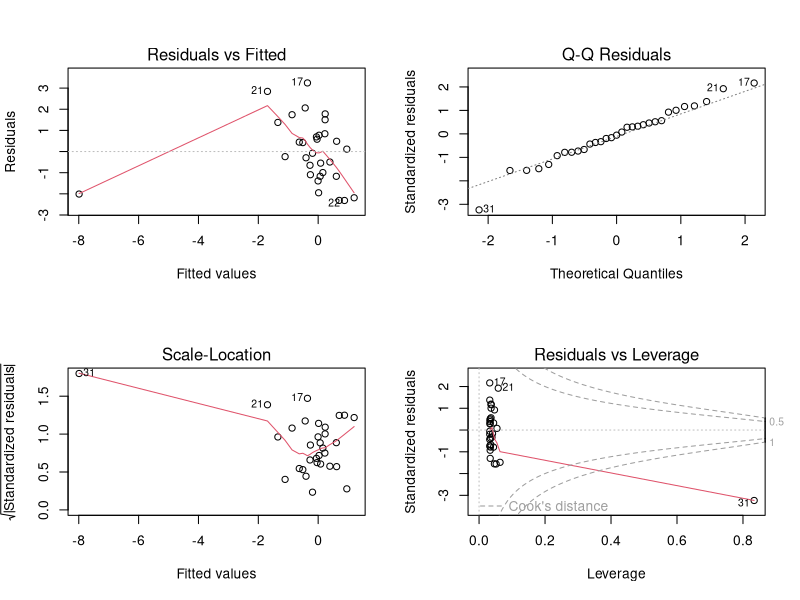
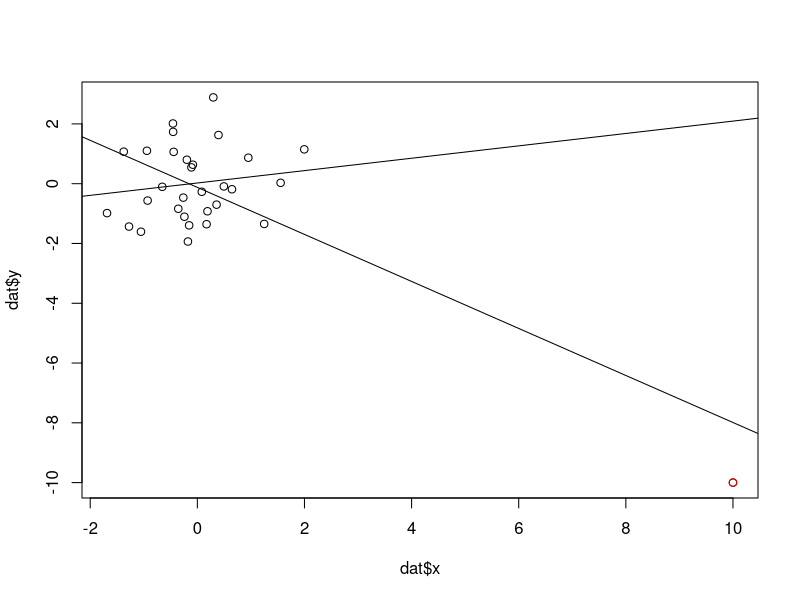

Here is the R script that generated these plots, in order:
dat <- data.frame(
    x = c(rnorm(30), 10)
)

dat$y <- 0.2 + 0.5 * dat$x + rnorm(nrow(dat))

dat$y[31] <- -10

fit <- lm(y ~ x, data = dat)

par(mfrow = c(2,2))
plot(fit)

par(mfrow = c(1,1))
plot(dat$x, dat$y)
abline(fit)
abline(update(fit, . ~ ., data = dat[1:30,]))
points(dat[31, ], col = "red")

sigma(fit)

n <- nrow(dat)
h <- hatvalues(fit)
p <- length(coef(fit))
r <- residuals(fit, type = "response")
rs <- r / sqrt(sigma(fit)^2 * (1 - h))
rs <- rstandard(fit)

(rs * sqrt(((n - p - 2) / (n - p - 1 - rs^2))))[1:5]
rstudent(fit)[1:5]

fit

X = model.matrix(fit)
H = X %*% solve((t(X) %*% X)) %*% t(X)
diag(H)[1:5]
hatvalues(fit)[1:5]

(H %*% dat$y)[1:5]
fitted(fit)[1:5]

sigma(fit)^2 * (1 - diag(H))
